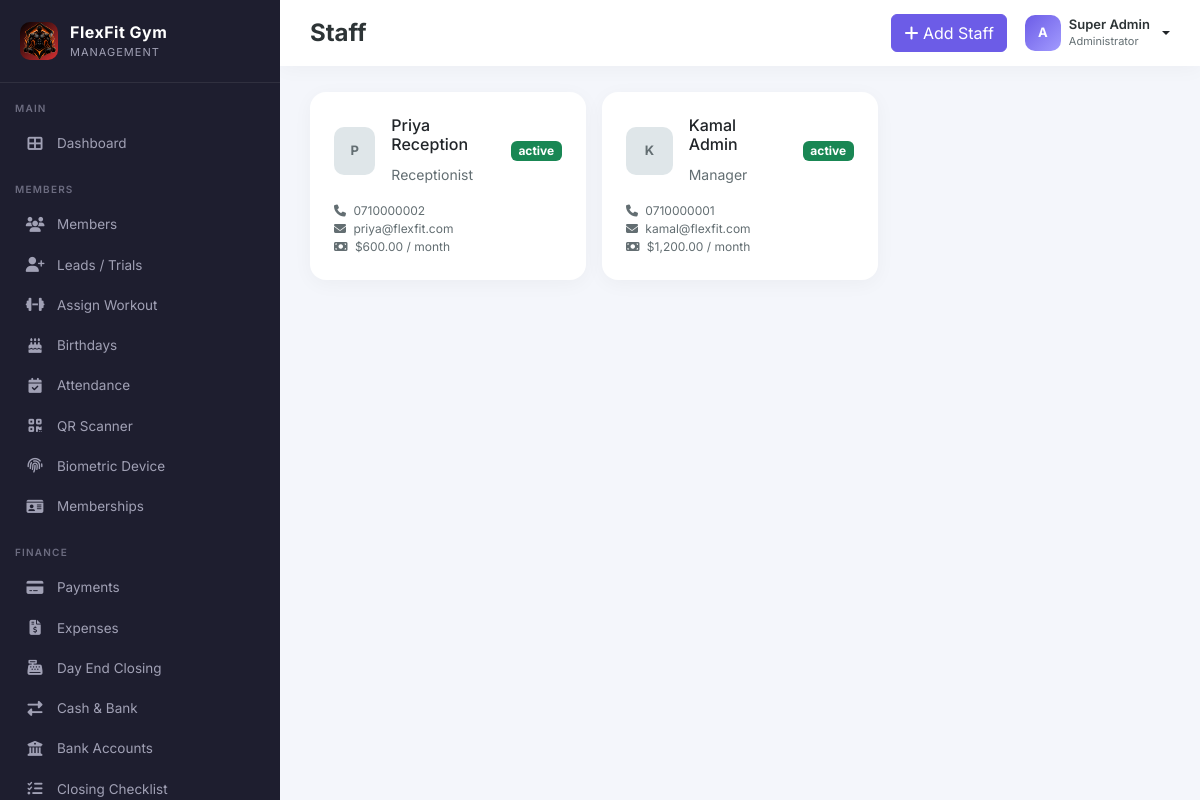
The page /admin/staff.php (signed in) on the database its author committed.
### tables this page shows
CREATE TABLE IF NOT EXISTS staff (
    id INT AUTO_INCREMENT PRIMARY KEY,
    name VARCHAR(150) NOT NULL,
    role VARCHAR(100),
    phone VARCHAR(20),
    email VARCHAR(150),
    salary DECIMAL(10,2),
    join_date DATE,
    status ENUM('active','inactive') DEFAULT 'active',
    created_at TIMESTAMP DEFAULT CURRENT_TIMESTAMP
);

### config/init.php (called while the page is built, shortened)
<?php
require_once __DIR__ . '/database.php';
require_once __DIR__ . '/../includes/functions.php';
$settings = [];
try {
    $stmt = $pdo->query("SHOW TABLES LIKE 'settings'");
    if ($stmt->rowCount() > 0) {
        $stmt = $pdo->query("SELECT setting_key, setting_value FROM settings");
        foreach ($stmt->fetchAll() as $row) {
            $settings[$row['setting_key']] = $row['setting_value'];
        }
    }
} catch (Exception $e) {
}
?>

### includes/functions.php (called while the page is built, shortened)
<?php
function getSetting($key, $default = '') {
    global $settings;
    return $settings[$key] ?? $default;
}
function formatCurrency($amount) {
    $currency = getSetting('currency', '$');
    return $currency . number_format((float)$amount, 2);
}
?>

### admin/staff.php (the view, shortened to what this page needs)
<?php
require_once '../includes/header.php';
require_once '../includes/sidebar.php';
$stmt = $pdo->query("
    SELECT *
    FROM staff
    ORDER BY id DESC
");
$staff = $stmt->fetchAll(PDO::FETCH_ASSOC);
?>
<div class="main-content">
    <div class="topbar">
        <div class="d-flex gap-3 align-items-center">
            <h4>Staff</h4>
        </div>
        <div class="topbar-actions">
            <button class="btn btn-primary" data-bs-toggle="modal" data-bs-target="#addModal">
                <i class="fas fa-plus"></i> Add Staff
            </button>
            <div class="dropdown">
                <a
                    href="#"
                    class="d-flex align-items-center gap-2 text-decoration-none dropdown-toggle"
                    data-bs-toggle="dropdown"
                    aria-expanded="false"
                    style="color:inherit;"
                >
                    <div
                        class="avatar"
                        style="background:linear-gradient(135deg,#6c5ce7,#a29bfe); color:white;"
                    >
                        <?= strtoupper(substr($_SESSION['username'] ?? 'A', 0, 1)) ?>
                    </div>
                    <div
                        class="d-none d-md-block text-start"
                        style="line-height:1.1;"
                    >
                        <div
                            style="font-size:13px; font-weight:600;color:#2d3436;"
                        >
                            <?= $_SESSION['full_name'] ?? 'Admin' ?>
                        </div>
                        <small
                            style="font-size:11px; color:#636e72;"
                        >
                            Administrator
                        </small>
                    </div>
                </a>
            </div>
        </div>
    </div>
    <div class="content-wrapper">
        <div class="row g-3">
            <?php foreach ($staff as $s): ?>
                <div class="col-md-4">
                    <div class="card-modern p-4">
                        <div class="d-flex gap-3 align-items-center">
                            <div
                                class="avatar"
                                style="width:48px;height:48px;background:#dfe6e9;"
                            >
                                <?= strtoupper(substr($s['name'], 0, 1)) ?>
                            </div>
                            <div>
                                <h6>
                                    <?= $s['name'] ?>
                                </h6>
                                <small style="color:#636e72;">
                                    <?= $s['role'] ?>
                                </small>
                            </div>
                            <span class="badge bg-success ms-auto">
                                <?= $s['status'] ?>
                            </span>
                        </div>
                        <div class="mt-3" style="font-size:12px;color:#636e72;">
                            <i class="fas fa-phone me-1"></i>
                            <?= $s['phone'] ?>
                            <br>
                            <i class="fas fa-envelope me-1"></i>
                            <?= $s['email'] ?>
                            <br>
                            <i class="fas fa-money-bill me-1"></i>
                            <?= formatCurrency($s['salary']) ?> / month
                        </div>
                    </div>
                </div>
            <?php endforeach; ?>
        </div>
    </div>
</div>
<?php require_once '../includes/footer.php'; ?>

### assets/css/style.css (style rules this page uses)
:root { --sidebar-width: 280px; --primary: #6c5ce7; --primary-dark: #5a4bd1; --secondary: #a29bfe; --dark: #2d3436; --light: #f8f9fc; --success: #00b894; --warning: #fdcb6e; --danger: #d63031; }
* { font-family: 'Inter', sans-serif; }
body { background: #f4f6fb; overflow-x: hidden; }
.main-content { margin-left: var(--sidebar-width); min-height: 100vh; transition: all .3s; }
.topbar { background: #fff; padding: 14px 30px; display: flex; align-items: center; justify-content: space-between; box-shadow: 0 2px 20px rgba(0,0,0,.04); position: sticky; top: 0; z-index: 900; }
.topbar h4 { margin: 0; font-weight: 700; color: var(--dark); }
.topbar-actions { display: flex; align-items: center; gap: 18px; }
.content-wrapper { padding: 26px 30px; }
.card-modern { background: #fff; border-radius: 16px; border: none; box-shadow: 0 4px 20px rgba(0,0,0,.04); }
.btn-primary { background: var(--primary); border-color: var(--primary); }
.avatar { width: 36px; height: 36px; border-radius: 10px; object-fit: cover; background: #dfe6e9; display: inline-flex; align-items: center; justify-content: center; font-weight: 700; font-size: 13px; color: #636e72; }

### rows shown on the page
staff: name "P", name "Priya Reception", role "Receptionist", status "active", phone "0710000002", email "priya@flexfit.com", salary "$600.00"
staff: name "K", name "Kamal Admin", role "Manager", status "active", phone "0710000001", email "kamal@flexfit.com", salary "$1,200.00"

### other values the page prints
getSetting('gym_name', 'FlexFit Gym') "FlexFit Gym"
substr($_SESSION['username'] ?? 'A', 0, 1) "A"
$_SESSION['full_name'] "Super Admin"
